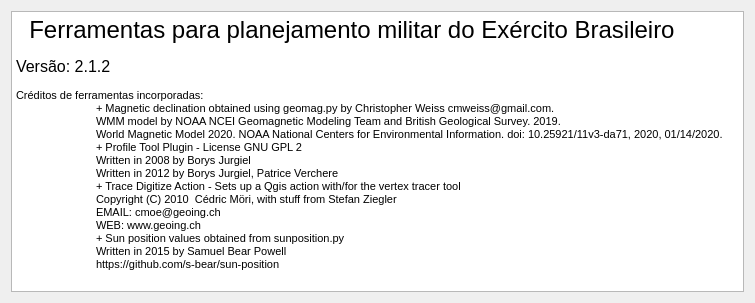
<?xml version="1.0" encoding="UTF-8"?>
<ui version="4.0">
 <class>Dialog</class>
 <widget class="QDialog" name="Dialog">
  <property name="geometry">
   <rect>
    <x>0</x>
    <y>0</y>
    <width>755</width>
    <height>303</height>
   </rect>
  </property>
  <property name="minimumSize">
   <size>
    <width>755</width>
    <height>303</height>
   </size>
  </property>
  <property name="maximumSize">
   <size>
    <width>755</width>
    <height>303</height>
   </size>
  </property>
  <property name="windowTitle">
   <string>Sobre</string>
  </property>
  <layout class="QVBoxLayout" name="verticalLayout_8">
   <item>
    <layout class="QHBoxLayout" name="horizontalLayout">
     <item>
      <widget class="QTextBrowser" name="textBrowser">
       <property name="html">
        <string>&lt;!DOCTYPE HTML PUBLIC &quot;-//W3C//DTD HTML 4.0//EN&quot; &quot;http://www.w3.org/TR/REC-html40/strict.dtd&quot;&gt;
&lt;html&gt;&lt;head&gt;&lt;meta name=&quot;qrichtext&quot; content=&quot;1&quot; /&gt;&lt;style type=&quot;text/css&quot;&gt;
p, li { white-space: pre-wrap; }
&lt;/style&gt;&lt;/head&gt;&lt;body style=&quot; font-family:'MS Shell Dlg 2'; font-size:8.25pt; font-weight:400; font-style:normal;&quot;&gt;
&lt;p style=&quot; margin-top:0px; margin-bottom:0px; margin-left:0px; margin-right:0px; -qt-block-indent:0; text-indent:0px;&quot;&gt;&lt;span style=&quot; font-size:18pt;&quot;&gt;  Ferramentas para planejamento militar do Exército Brasileiro&lt;/span&gt;&lt;/p&gt;
&lt;p style=&quot;-qt-paragraph-type:empty; margin-top:0px; margin-bottom:0px; margin-left:0px; margin-right:0px; -qt-block-indent:0; text-indent:0px;&quot;&gt;&lt;br /&gt;&lt;/p&gt;
&lt;p style=&quot; margin-top:0px; margin-bottom:0px; margin-left:0px; margin-right:0px; -qt-block-indent:0; text-indent:0px;&quot;&gt;&lt;span style=&quot; font-size:12pt;&quot;&gt;Versão: 2.1.2&lt;/span&gt;&lt;/p&gt;
&lt;p style=&quot;-qt-paragraph-type:empty; margin-top:0px; margin-bottom:0px; margin-left:0px; margin-right:0px; -qt-block-indent:0; text-indent:0px;&quot;&gt;&lt;br /&gt;&lt;/p&gt;
&lt;p style=&quot; margin-top:0px; margin-bottom:0px; margin-left:0px; margin-right:0px; -qt-block-indent:0; text-indent:0px;&quot;&gt;Créditos de ferramentas incorporadas:&lt;/p&gt;
&lt;p style=&quot; margin-top:0px; margin-bottom:0px; margin-left:0px; margin-right:0px; -qt-block-indent:0; text-indent:0px;&quot;&gt;	+ Magnetic declination obtained using geomag.py by Christopher Weiss cmweiss@gmail.com. &lt;/p&gt;
&lt;p style=&quot; margin-top:0px; margin-bottom:0px; margin-left:0px; margin-right:0px; -qt-block-indent:0; text-indent:0px;&quot;&gt;	WMM model by NOAA NCEI Geomagnetic Modeling Team and British Geological Survey. 2019. &lt;/p&gt;
&lt;p style=&quot; margin-top:0px; margin-bottom:0px; margin-left:0px; margin-right:0px; -qt-block-indent:0; text-indent:0px;&quot;&gt;	World Magnetic Model 2020. NOAA National Centers for Environmental Information. doi: 10.25921/11v3-da71, 2020, 01/14/2020.&lt;/p&gt;
&lt;p style=&quot; margin-top:0px; margin-bottom:0px; margin-left:0px; margin-right:0px; -qt-block-indent:0; text-indent:0px;&quot;&gt;	+ Profile Tool Plugin - License GNU GPL 2&lt;/p&gt;
&lt;p style=&quot; margin-top:0px; margin-bottom:0px; margin-left:0px; margin-right:0px; -qt-block-indent:0; text-indent:0px;&quot;&gt;	Written in 2008 by Borys Jurgiel&lt;/p&gt;
&lt;p style=&quot; margin-top:0px; margin-bottom:0px; margin-left:0px; margin-right:0px; -qt-block-indent:0; text-indent:0px;&quot;&gt;	Written in 2012 by Borys Jurgiel, Patrice Verchere&lt;/p&gt;
&lt;p style=&quot; margin-top:0px; margin-bottom:0px; margin-left:0px; margin-right:0px; -qt-block-indent:0; text-indent:0px;&quot;&gt;	+ Trace Digitize Action - Sets up a Qgis action with/for the vertex tracer tool&lt;/p&gt;
&lt;p style=&quot; margin-top:0px; margin-bottom:0px; margin-left:0px; margin-right:0px; -qt-block-indent:0; text-indent:0px;&quot;&gt;	Copyright (C) 2010  Cédric Möri, with stuff from Stefan Ziegler&lt;/p&gt;
&lt;p style=&quot; margin-top:0px; margin-bottom:0px; margin-left:0px; margin-right:0px; -qt-block-indent:0; text-indent:0px;&quot;&gt;	EMAIL: cmoe@geoing.ch&lt;/p&gt;
&lt;p style=&quot; margin-top:0px; margin-bottom:0px; margin-left:0px; margin-right:0px; -qt-block-indent:0; text-indent:0px;&quot;&gt;	WEB: www.geoing.ch&lt;/p&gt;
&lt;p style=&quot; margin-top:0px; margin-bottom:0px; margin-left:0px; margin-right:0px; -qt-block-indent:0; text-indent:0px;&quot;&gt;	+ Sun position values obtained from sunposition.py&lt;/p&gt;
&lt;p style=&quot; margin-top:0px; margin-bottom:0px; margin-left:0px; margin-right:0px; -qt-block-indent:0; text-indent:0px;&quot;&gt;	Written in 2015 by Samuel Bear Powell&lt;/p&gt;
&lt;p style=&quot; margin-top:0px; margin-bottom:0px; margin-left:0px; margin-right:0px; -qt-block-indent:0; text-indent:0px;&quot;&gt;	https://github.com/s-bear/sun-position&lt;/p&gt;
&lt;p style=&quot;-qt-paragraph-type:empty; margin-top:0px; margin-bottom:0px; margin-left:0px; margin-right:0px; -qt-block-indent:0; text-indent:0px; font-size:8pt; text-decoration: underline; color:#0000ff;&quot;&gt;&lt;br /&gt;&lt;/p&gt;&lt;/body&gt;&lt;/html&gt;</string>
       </property>
      </widget>
     </item>
    </layout>
   </item>
  </layout>
 </widget>
 <resources/>
 <connections/>
</ui>
